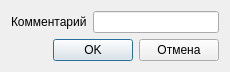
<?xml version="1.0" encoding="UTF-8"?>
<ui version="4.0">
 <class>Dialog</class>
 <widget class="QDialog" name="Dialog">
  <property name="geometry">
   <rect>
    <x>0</x>
    <y>0</y>
    <width>230</width>
    <height>71</height>
   </rect>
  </property>
  <property name="windowTitle">
   <string>Dialog</string>
  </property>
  <layout class="QVBoxLayout" name="verticalLayout">
   <item>
    <layout class="QHBoxLayout" name="horizontal_layout_2">
     <item>
      <widget class="QLabel" name="label_comment">
       <property name="text">
        <string>Комментарий</string>
       </property>
      </widget>
     </item>
     <item>
      <widget class="QLineEdit" name="line_edit_comment"/>
     </item>
    </layout>
   </item>
   <item>
    <layout class="QHBoxLayout" name="horizontal_layout">
     <item>
      <spacer name="horizontal_spacer">
       <property name="orientation">
        <enum>Qt::Horizontal</enum>
       </property>
       <property name="sizeHint" stdset="0">
        <size>
         <width>40</width>
         <height>20</height>
        </size>
       </property>
      </spacer>
     </item>
     <item>
      <widget class="QPushButton" name="button_ok">
       <property name="text">
        <string>OK</string>
       </property>
      </widget>
     </item>
     <item>
      <widget class="QPushButton" name="button_cancel">
       <property name="text">
        <string>Отмена</string>
       </property>
      </widget>
     </item>
    </layout>
   </item>
  </layout>
 </widget>
 <resources/>
 <connections/>
</ui>
